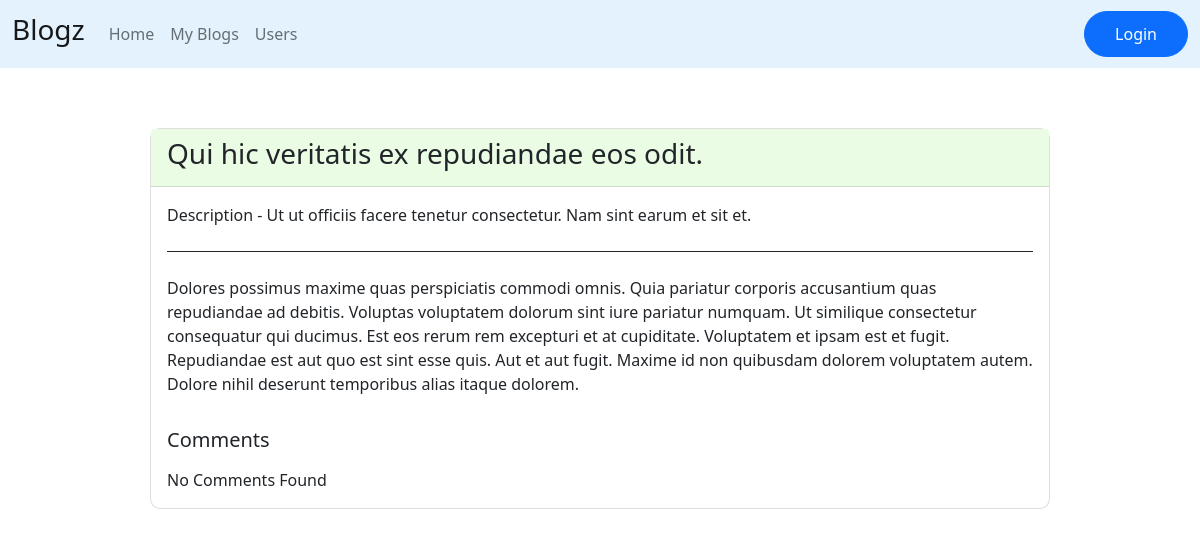
The app's page /views/blogs/blog.php?blog_id=2 with its own data.
### tables this page shows
CREATE TABLE `blogs` (
  `id` bigint UNSIGNED NOT NULL,
  `title` varchar(535) NOT NULL,
  `description` varchar(535) NOT NULL,
  `content` longtext NOT NULL,
  `user_id` bigint UNSIGNED NOT NULL,
  `created_at` timestamp NOT NULL DEFAULT CURRENT_TIMESTAMP,
  `updated_at` timestamp NOT NULL DEFAULT CURRENT_TIMESTAMP
);

### routes/web.php (called while the page is built, shortened)
<?php
$homepage           = "views/homepage/index.php";
$user_blogs_page    = "views/blogs/user_blogs.php";
$all_users_page     = "views/user/users.php";

### models/blog_model.php (called while the page is built, shortened)
<?php
class blog
{
    public $query ;
    public function runQuery()
    {
        include '../../routes/web.php';
        $result = $connection->query($this->query);
        return $result;
    }
    public function getBlog($id)
    {
        $this->query = "SELECT * FROM blogs WHERE id = '$id'";
        return $this->runQuery();
    }
}
?>

### models/comment_model.php (called while the page is built, shortened)
<?php
class comment
{
    public $query ;
    public function runQuery()
    {
        include '../../routes/web.php';
        $result = $connection->query($this->query);
        return $result;
    }
    public function getComments($blog_id)
    {
        $this->query = "SELECT content, comments.created_at, user_id, blog_id, users.id, name, profile_pic FROM comments JOIN users ON comments.user_id = users.id WHERE blog_id = '$blog_id'";
        return $this->runQuery();
    }
}
?>

### controllers/blog/get_blog.php (the view, shortened to what this page needs)
<?php
include '../../routes/web.php';
include '../../models/blog_model.php';
$id = $_GET['blog_id'];
$blog = new blog();
$result = $blog->getBlog($id);
$blog = $result->fetch_assoc();
echo '<div class="card-header" style="background-color: #EBFCE5;">
        <h3>'. $blog['title'] .'</h3>
    </div>
    <div class="card-body">
        <div class="mb-4">Description - '. $blog['description'] .'</div>
        <div style="border-bottom: 1px solid"></div>
        <div class="mt-4">'. $blog['content'] .'</div>
    </div>';
?>

### views/blogs/blog.php (shortened to what this page needs)
<!DOCTYPE html>
<?php
    include '../../routes/web.php';
?>
<html lang="en">
<head>
    <link href="https://cdn.jsdelivr.net/npm/bootstrap@5.0.2/dist/css/bootstrap.min.css" rel="stylesheet">
    <link type="text/css" rel="stylesheet" href="../../css/custom.css">
</head>
<body>
    <?php include($navbar) ?>
    <div class="card" id="profile">
        <?php include '../../'.$get_blog ?>
        <div class="card-body">
            <h5 class="card-title">Comments</h5>
            <?php include '../../'.$comment_controller ?>
        </div>
    </div>
</body>
</html>

### views/components/navbar.php (shortened to what this page needs)
<nav class="navbar navbar-expand-lg navbar-light sticky-top" style="background-color: #e3f2fd;">
    <div class="container-fluid">
        <a class="navbar-brand" href="#"><h3>Blogz</h3></a>
        <ul class="navbar-nav me-auto mb-2 mb-lg-0">
            <li class="nav-item">
                <a class="nav-link navbar_link active" aria-current="page" href="../../<?php echo $homepage; ?>">Home</a>
            </li>
            <li class="nav-item">
                <a class="nav-link navbar_link" href="../../<?php echo $user_blogs_page; ?>">My Blogs</a>
            </li>
            <li class="nav-item">
                <a class="nav-link navbar_link" href="../../<?php echo $all_users_page; ?>">Users</a>
            </li>
        </ul>
        <ul class="navbar-nav">
            <?php
                if (!isset($_SESSION['username'])) {
                    echo '<li class="nav-item">
                            <button class="btn btn-primary" type="button" style="border-radius: 25px;padding: 10px;padding-inline: 30px;" data-bs-target="#login_modal" data-bs-toggle="modal">Login</button>
                        </li>';
                }
            ?>
        </ul>
    </div>
</nav>

### controllers/blog/comment_controller.php (shortened to what this page needs)
<?php
if (isset($_POST['add_comment_button'])) {
    session_start();
    include '../../routes/web.php';
    include '../../models/comment_model.php';
    $content = $_POST['comment'];
    $user_id = $_SESSION['user_id'];
    $blog_id = $_POST['blog_id'];
    if (empty($content)) {
        $_SESSION['empty_comment'] = 'Please Enter Comment!';
        header("Location: ../../".$blog_page."?blog_id=".$blog_id."");
    }
    else{
        $comment = new comment();
        if ($comment->add($blog_id, $user_id, $content) == true)
            $_SESSION['comment_added'] = 'Comment Added Successfully!';
        else
            $_SESSION['database_error'] = 'Something Went Wrong!';
        header("Location: ../../".$blog_page."?blog_id=".$blog_id."");
    }
}
else{
    include '../../routes/web.php';
    include '../../models/comment_model.php';
    $blog_id = $_GET['blog_id'];
    $comment = new comment();
    $result = $comment->getComments($blog_id);
    if ($result->num_rows == 0)
    {
        echo '<div class="mt-3">No Comments Found</div>';
    }
}

### css/custom.css (style rules this page uses)
.card { border-radius: 10px; margin-top: 30px; }
#profile { margin-inline: 150px; margin-block: 60px; margin-bottom: 85px; }

### records on screen
blogs: title "Qui hic veritatis ex repudiandae eos odit.", description "Ut ut officiis facere tenetur consectetur. Nam sint earum et sit et.", content "Dolores possimus maxime quas perspiciatis commodi omnis. Quia pariatur corporis accusantium quas repudiandae ad debitis. Voluptas voluptatem dolorum sint iure pariatur numquam. Ut similique consectetur consequatur qui ducimus. Est eos rerum rem excepturi et at cupiditate. Voluptatem et ipsam est et fugit. Repudiandae est aut quo est sint esse quis. Aut et aut fugit. Maxime id non quibusdam dolorem voluptatem autem. Dolore nihil deserunt temporibus alias itaque dolorem."
